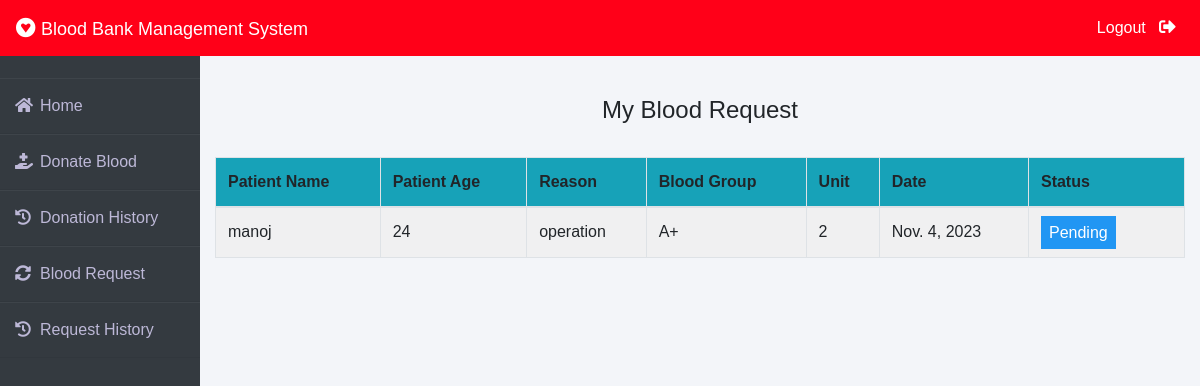
The page /request-history (signed in) on the database as committed earlier.
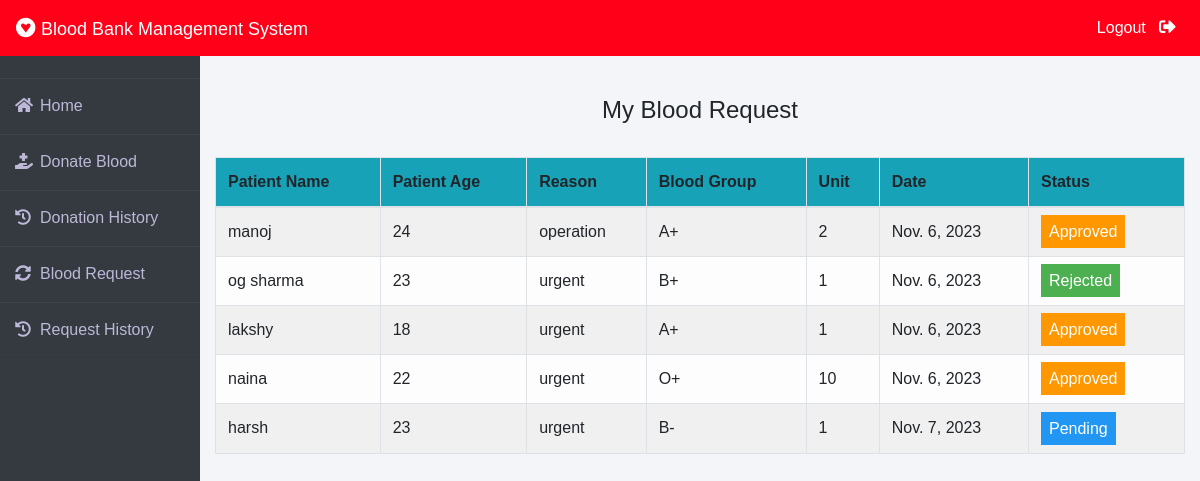
The same page on the database as committed later.
### blood/models.py (models this page shows, shortened)
class BloodRequest(models.Model):
    request_by_patient = models.ForeignKey(Patient, null=True, on_delete=models.CASCADE)
    request_by_donor = models.ForeignKey(Donor, null=True, on_delete=models.CASCADE)
    patient_name = models.CharField(max_length=30)
    patient_age = models.PositiveIntegerField()
    reason = models.CharField(max_length=500)
    bloodgroup = models.CharField(max_length=5, choices=[(blood.value, blood.name) for blood in BloodGroup])
    unit = models.PositiveIntegerField(default=0)
    status = models.CharField(max_length=20, default="Pending")
    date = models.DateField(auto_now=True)

### donor/views.py (the view)
# urls.py: path('request-history', views.request_history_view,name='request-history'),
def request_history_view(request):
    donor= Donor.objects.get(user_id=request.user.id)
    blood_request=BloodRequest.objects.all().filter(request_by_donor=donor)
    return render(request,'donor/request_history.html',{'blood_request':blood_request})

### donor/templates/donor/request_history.html (shortened to what this page needs)
{% extends 'donor/donorbase.html' %}
{% block content %}
{% load widget_tweaks %}
{%load static%}
<head>
   </head>
<br><br>
<div class="container">
    <H4 class="text-center">My Blood Request</H4><br>
    <table class="table table-light table-hover table-bordered table-striped">
        <thead class="bg-info">
            <tr>
                <th scope="col">Patient Name</th>
                <th scope="col">Patient Age</th>
                <th scope="col">Reason</th>
                <th scope="col">Blood Group</th>
                <th scope="col">Unit</th>
                <th scope="col">Date</th>
                <th scope="col">Status</th>
            </tr>
        </thead>
        <tbody>
            {% for t in blood_request %}
            <tr>
                <td> {{t.patient_name}}</td>
                <td>{{t.patient_age}}</td>
                <td>{{t.reason}}</td>
                <td>{{t.bloodgroup}}</td>
                <td>{{t.unit}}</td>
                <td>{{t.date}}</td>
                {% if t.status == 'Approved' %}
                <td><span class="label warning"> Approved</span></td>
                {% elif t.status == 'Rejected' %}
                <td><span class="label success">Rejected</span></td>
                {% else %}
                <td><span style="color: white;margin-left: 0px;" class="label info">Pending</span></td>
                {% endif %}
            </tr>
            {% endfor %}
        </tbody>
    </table>
</div>
{% endblock content %}

Rows that differ between the two databases and show on the page:
changed BloodRequest "manoj": date "Nov. 4, 2023" → "Nov. 6, 2023"; status "Pending" → "Approved"
added BloodRequest: patient_name "og sharma", patient_age "23", reason "urgent", bloodgroup "B+", unit "1", date "Nov. 6, 2023", status "Rejected"
added BloodRequest: patient_name "lakshy", patient_age "18", reason "urgent", bloodgroup "A+", unit "1", date "Nov. 6, 2023", status "Approved"
added BloodRequest: patient_name "naina", patient_age "22", reason "urgent", bloodgroup "O+", unit "10", date "Nov. 6, 2023", status "Approved"
added BloodRequest: patient_name "harsh", patient_age "23", reason "urgent", bloodgroup "B-", unit "1", date "Nov. 7, 2023", status "Pending"
